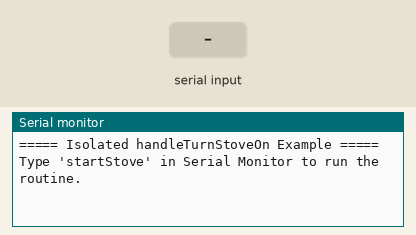
Simulated run of this sketch. Board: Arduino Uno, built with avr-gcc and run on an emulated ATmega328P. On the bench: the last lines printed to the serial monitor. Inputs (shaded band) come from the test bench.

Above: at 1.2 s.
1.3 s: "startStove\n" received over Serial
At 1.61 s:
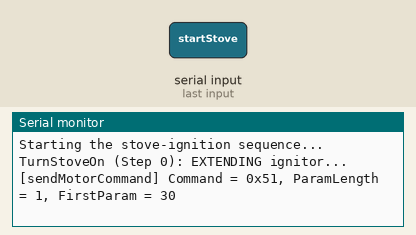
At 3.3 s:
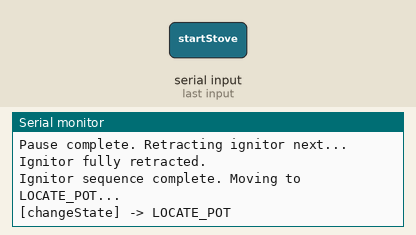

The sketch:

IsolatedTurnStoveOn.ino
```cpp
/************************************************************
   handleTurnStoveOn.ino
   Isolated example that replicates the exact logic from
   handleTurnStoveOn(), allowing repeated runs triggered
   via the Serial Monitor command "startStove".
 ************************************************************/

 #include <Arduino.h>

 // --------------------------------------------------------------------------
 // Minimal placeholders so this file compiles standalone
 // In your final project, these would interface with your real system
 // --------------------------------------------------------------------------
 #define CMD_IGNITOR_EXTEND   0x51
 #define CMD_IGNITOR_STOP     0x52
 #define CMD_IGNITOR_RETRACT  0x53

 // Example enumeration of states, only included for `changeState()` usage
 enum RobotState {
   IDLE,
   LOCATE_POT
 };

 // For debug prints about the new state
 const char* stateNames[] = {
   "IDLE",
   "LOCATE_POT"
 };

 bool commandCompleted = false;   // indicates whether the last command has completed
 int turnStoveOnStep = 0;         // which step of turning stove on we are in
 bool isRunning = false;          // track if we are actively running the routine

 // Fake function that simply prints out the command
 void sendMotorCommand(uint8_t command, uint8_t* params, uint8_t paramLength) {
   Serial.print("[sendMotorCommand] Command = 0x");
   Serial.print(command, HEX);
   Serial.print(", ParamLength = ");
   Serial.print(paramLength);

   if (paramLength > 0) {
     Serial.print(", FirstParam = ");
     Serial.println(params[0]);
   } else {
     Serial.println(", No params.");
   }

   // Simulate asynchronous completion:
   // In a real system, you'd wait for an ACK. For demo, we just mark command completed.
   // (We do it after a short delay in loop to mimic repeated calls.)
 }

 // Minimal changeState() that just prints out new state
 void changeState(RobotState newState) {
   Serial.print("[changeState] -> ");
   Serial.println(stateNames[newState]);
 }

 // --------------------------------------------------------------------------
 // EXACT logic from your original handleTurnStoveOn()
 // with added local debug statements intact
 // --------------------------------------------------------------------------
 void handleTurnStoveOn() {
   switch (turnStoveOnStep) {

     // STEP 0: Extend ignitor
     case 0:
       if (!commandCompleted) {
         // Only send the command once
         Serial.println("TurnStoveOn (Step 0): EXTENDING ignitor...");

         // Example param means "run ignitor motor for 30 × 100ms = 3 seconds"
         uint8_t params[] = {30};
         sendMotorCommand(CMD_IGNITOR_EXTEND, params, 1);

       } else {
         // The command finished
         Serial.println("Ignitor extended successfully.");

         // Reset for next step
         commandCompleted = false;
         turnStoveOnStep = 1;
       }
       break;

     // STEP 1: Pause while extended (optional)
     case 1:
       if (!commandCompleted) {
         Serial.println("TurnStoveOn (Step 1): Pausing arm...");
         uint8_t pauseParams[] = {5}; // 500ms
         sendMotorCommand(CMD_IGNITOR_STOP, pauseParams, 1);
       } else {
         Serial.println("Pause complete. Retracting ignitor next...");
         commandCompleted = false;
         turnStoveOnStep = 2;
       }
       break;

     // STEP 2: Retract ignitor
     case 2:
       if (!commandCompleted) {
         Serial.println("TurnStoveOn (Step 2): RETRACTING ignitor...");

         // Example param of {20} means 2 seconds retract
         uint8_t params[] = {20};
         sendMotorCommand(CMD_IGNITOR_RETRACT, params, 1);

       } else {
         Serial.println("Ignitor fully retracted.");
         commandCompleted = false;
         turnStoveOnStep = 3;
       }
       break;

     // STEP 3: Final pause or transition
     case 3:
       if (!commandCompleted) {
         Serial.println("TurnStoveOn (Step 3): Final pause after retraction...");
         uint8_t pauseParams2[] = {5}; // 500ms stop
         sendMotorCommand(CMD_IGNITOR_STOP, pauseParams2, 1);

       } else {
         Serial.println("Ignitor sequence complete. Moving to LOCATE_POT...");
         commandCompleted = false;
         turnStoveOnStep = 0; // reset for next time

         // Example: transition to "LOCATE_POT" or anywhere else
         changeState(LOCATE_POT);

         // Done with the entire sequence, so let's end the run
         isRunning = false;
       }
       break;
   }
 }

 // --------------------------------------------------------------------------
 // Standard Arduino setup() and loop() to run handleTurnStoveOn multiple times
 // --------------------------------------------------------------------------
 void setup() {
   Serial.begin(9600);
   Serial.println("===== Isolated handleTurnStoveOn Example =====");
   Serial.println("Type 'startStove' in Serial Monitor to run the routine.");
 }

 void loop() {
   // If you type "startStove" in the Serial Monitor, we reset
   // and begin the turn-stove-on sequence from the beginning
   if (Serial.available()) {
     String cmd = Serial.readStringUntil('\n');
     cmd.trim();
     if (cmd.equalsIgnoreCase("startStove")) {
       Serial.println("Starting the stove-ignition sequence...");
       turnStoveOnStep = 0;
       commandCompleted = false;
       isRunning = true;
     }
   }

   // If we are actively running the routine, call it
   if (isRunning) {
     // The original code calls handleTurnStoveOn repeatedly.
     // We also simulate asynchronous "command completion" below by toggling it
     // just to move the steps forward each time handleTurnStoveOn() is called.
     handleTurnStoveOn();

     // Simulate that each step's motor command finishes by the next loop iteration:
     // (In reality, you'd wait for an ACK from your Motor Arduino.)
     delay(300);
     commandCompleted = true;
   }
 }
 
```

Measured:
- after the input at 1.3 s, the serial monitor: prints a new line at once (image 1)
